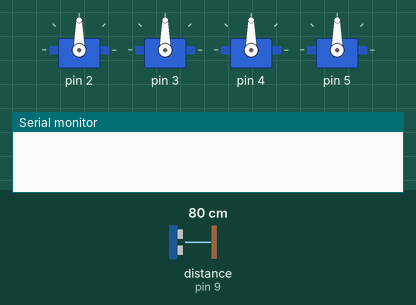
The sketch below on a simulated Arduino Nano, built with avr-gcc and run on an emulated ATmega328P. On the bench: 4 × servo, the last lines printed to the serial monitor. Wiring (inferred from the names in the program): ultrasonic range finder: trigger pin 8; echo pin 9. Inputs (shaded band) come from the test bench; at power-on: distance to the obstacle (sensor on pin 9) 80 cm. The echo pulse lasts 58.3 µs per cm.

Above: at 0.1 s.
At 10.2 s:
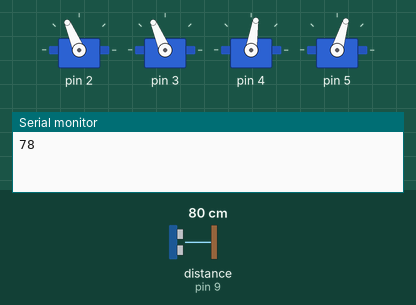
10.3 s: distance to the obstacle (sensor on pin 9) set to 2 cm
At 19.1 s:
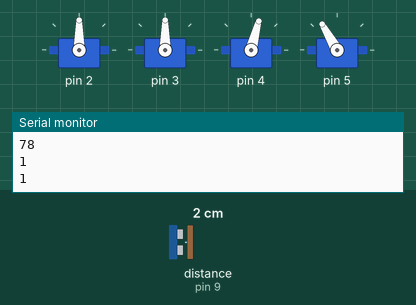
Timing chart, 0 to 55.8 s (numbered marks = the images above; inputs shaded):
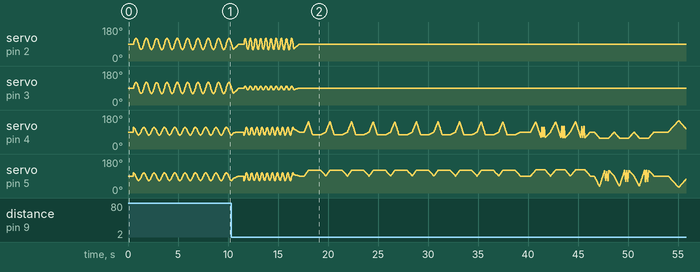

The sketch:

otto.ino
```cpp
#include <Otto9.h>
Otto9 Otto;

#define PIN_Trigger  8
#define PIN_Echo     9
#define PIN_Buzzer  13

void setup() {
  Serial.begin(9600);
  Otto.init(2, 3, 4, 5, true, A6, PIN_Buzzer, PIN_Trigger, PIN_Echo);
  Otto.home();

  pinMode(PIN_Trigger, OUTPUT);
  pinMode(PIN_Echo, INPUT);

}

void ultra(){
  digitalWrite(PIN_Trigger, LOW);
  delayMicroseconds(2);
  digitalWrite(PIN_Trigger, HIGH);
  delayMicroseconds(10);
  digitalWrite(PIN_Trigger, LOW);

  int duration = pulseIn(PIN_Echo, HIGH);
  int distance = duration * 0.034 / 2;
  Serial.println(distance);
}

void loop() {

  ultra();
  Otto.walk(10,1000,-1);
  Otto.home();
  delay(500);

  ultra();
  Otto.turn(10,500,1);
  Otto.home();
  delay(500);

  ultra();
  Otto.bend(10,1000,-1);
  Otto.home();
  delay(500);
  Otto.shakeLeg(3,500,1);
  Otto.shakeLeg(3,500,-1);
  Otto.home();
  delay(500);
  Otto.jump(3,1000);
  Otto.home();
  delay(500);
}
```
